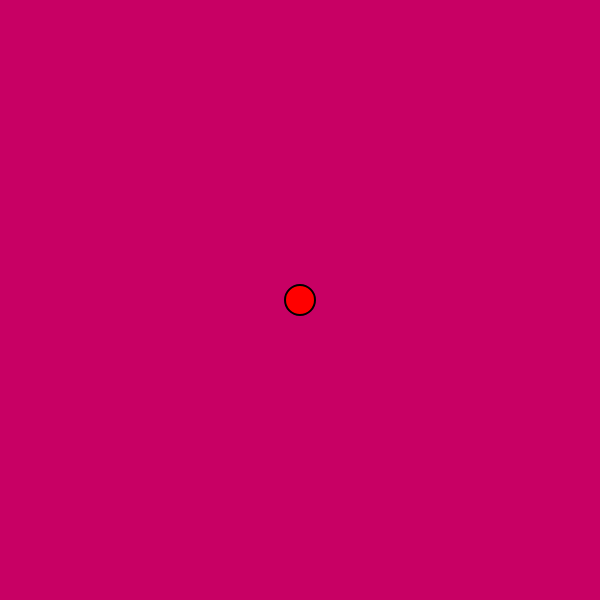
Frame 1 (no input)
Frame 60 (no input): identical to frame 1, image omitted
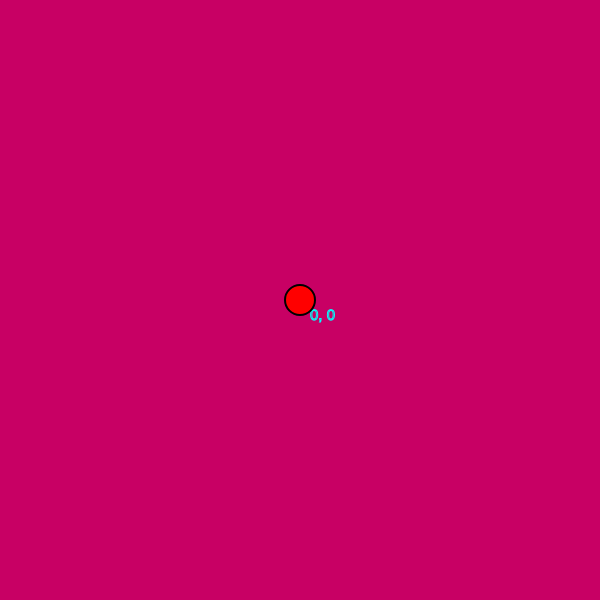
Frame 120 (the mouse pressed at the canvas centre since frame 60)

The p5.js sketch that drew these frames (run headless with seeded random() and noise() and a simulated clock; from frame 60 on, the mouse is pressed at the canvas centre):

// p5.js sketch
// ── sketch.js
// Prototype project II :: RTS game

/**********************************************************
*	:: sketch.js - main game animation loop ::
***********************************************************
*/
var keyCode_ = "";

// ============================================   SETUP
// disable context menu so that right mouse key can be used for controls
document.addEventListener('contextmenu', event => event.preventDefault());

function setup() {
	createCanvas(600, 600);
	textSize(15);
	var initialFrameCount = frameCount;
}
// ============================================   END-SETUP

// ============================================   GAME OBJECTS
var test = new GameObject(300, 300, 10, 0, 'red');
var gobjects = [];
// ============================================   END-OBJECTS

// ============================================   DRAW
function draw() {
	// Render background
	background(200, 0, 100);

	if(mouseIsPressed && mouseButton === LEFT){
		rectSelect(selectInitX, selectInitY);
	}

	test.redraw();
	for(let obj of gobjects){
		obj.redraw();
	}
}
// ============================================   END-DRAW

function mousePressed() {
	selectInitX = mouseX;
	selectInitY = mouseY;

	let r, g, b;
	r = Math.round(random(255));
	g = Math.round(random(255));
	b = Math.round(random(255));

	if(mouseButton === RIGHT) {
		let temp = new GameObject(mouseX, mouseY, 10, 0, 'rgb('+r+','+g+','+b+')');
		// console.log(temp.clr);
		gobjects.push(temp);
	}
}

function mouseReleased() {
  selectionOn = false;
}

function rectSelect(initX, initY){
	stroke(selectionColor);
	strokeWeight(1);
	noFill();
	if(mouseIsPressed){
		selectionOn = true;
		rect(initX, initY, mouseX-initX, mouseY-initY);
	}
	// else{
	// 	selectionOn = false;
	// }
	text((mouseX-initX) + ", " + (mouseY-initY), mouseX+10, mouseY+20);
}

function keyPressed() {
	//keyCode
	
}


function debugInfo(plr_){
	textSize(20);
	stroke(0);
	fill(255);
	strokeWeight(1);

}
// ── Animation.js
//

function Animation(/*x_, y_, typeOfAnim, birthFrameCount*/){
	// this.birthFrameCount = frameCount;
	this.counter = 0;
	// this.xpos = x_;
	// this.ypos = y_;
	// this.type = typeOfAnim;

	this.drawAnimAt = function( x_, y_, typeOfAnim, birthFrameCount){

		console.log( x_, y_, typeOfAnim, birthFrameCount);

		switch (typeOfAnim) {
			case "explosion":
				noStroke();
				fill("orange");

				let radius = 0;
				// let 100 frames be the explosion duration
				// TODO
				// CANT BE DONE THAT WAY. THE LIBRARY RESOLVES ALL LOOPS IN
				// A SINGLE FRAME! so frameCount stays the same trough while()
				// ADD A THIS.COUNTER AND INCREMENT IN sketch.js
				// END_TODO
				while(radius <= 100){
					console.log("inside while", frameCount);
					radius++;
					ellipse( x_, y_, radius, radius );
					
				}
				break;

		}
	}

}
// ── Enemy.js
// Blueprint for npc

function Enemy(initX, initY, heading_, vel_, hp_, ammo_, color_){
	this.xpos = initX;
	this.ypos = initY;
	this.velx = vel_;
	this.vely = vel_;

	let xoff = 0.01;// * rand();
	let yoff = 0.01;// * rand();
	// this.accx = 0.05;
	// this.accy = 0.05;

	this.hp = hp_;
	this.ammo = ammo_;
	this.color = color_;

	this.heading = {
		x : 0.01*(heading_[0] - this.xpos),
		y : 0.01*(heading_[1] - this.ypos)
	}

	this.redraw = function(){
		fill( this.color );
		stroke(0);
		strokeWeight(1);
		ellipse(this.xpos, this.ypos, 22, 22);
		fill('red');
		noStroke();
		rect(this.xpos - 25, this.ypos + 20, 0.5 * this.hp, 4);
		stroke(1);
	}

	this.checkDeath = function( _self_, enemyArr ){
		if(this.hp <= 0){
			this.xpos = -100;
			this.ypos = -100;
			enemyArr.splice( enemyArr.indexOf( _self_ ), 1 );
		}
	}

	this.attack = function(){

	}

	this.calcPos = function( moveFashion ){
		// !!!!!!!!!!!!! to implement
		switch(moveFashion){
			case 'stationary':
				break;

			case 'random':
				this.xpos = noise(xoff)*width;
 				this.ypos = noise(yoff)*height;
 					xoff += (0.005 + 0.005 * rand());
    				yoff += (0.009 + 0.005 * rand());
				break;

			case 'panic':
				this.xpos = noise(xoff)*width;
 				this.ypos = noise(yoff)*height;
 					xoff += 0.009;
    				yoff += 0.011;
				break;

			case 'follow': // !!!!!!!!!!!!! to implement
				break;
		}
		// this.velx += this.accx * 10*random(-1,1);
		// this.vely += this.accy * 10*random(-1,1);
		
		// this.xpos += this.velx * random(-1,1);
		// this.ypos += this.vely * random(-1,1);

		// this.accx = 0;
		// this.accy = 0;

	}

	this.collisions = function( obj ){
		if (obj instanceof Projectile){
			// console.log("collis. check");

		  if((obj.xpos >= this.xpos-20 && obj.xpos <= this.xpos+20) && (obj.ypos >= this.ypos-20 && obj.ypos <= this.ypos+20 )){
		  	// console.log("HIT !");

		  	obj.xpos = -100; obj.ypos = -100;
		  	this.hp -= obj.dmg;
		  }

		}
		else return;
	}

	this.behaviour = function(){
	}
}


// ============== tool functions for move mechanics
function rand(){
	return 0.01 * Math.round(100*Math.random() - 50);
}
// ── GameObject.js
// Blueprint for OBJ

function GameObject(initX, initY, hp_, ammo_, color_){
	this.xpos = initX;
	this.ypos = initY;
	this.hp = hp_;
	this.ammo = ammo_;
	this.clr = color_;
	this.isSelected = false;

	this.redraw = function(){
		//check selection area
		/**********************************************************
		*	TODO
		*	- make select work when mouse moves from + to -
		*	- export selection checking code to external file
		************************************************************/
		
		if ( selectionOn && (this.xpos > selectInitX && this.xpos < mouseX) && (this.ypos > selectInitY && this.ypos < mouseY) ) {
				this.isSelected = true;
		}
		if ( selectionOn && !((this.xpos > selectInitX && this.xpos < mouseX) && (this.ypos > selectInitY && this.ypos < mouseY)) ){
				this.isSelected = false;
		}

		if ( selectionOn && (this.xpos < selectInitX && this.xpos > mouseX) && (this.ypos < selectInitY && this.ypos > mouseY) ) {
				this.isSelected = true;
		}

		if(this.isSelected){
			stroke('lime');
		}
		else {
			stroke('black');
		}
		strokeWeight(2);
		fill(this.clr);
		ellipse(this.xpos, this.ypos, 30, 30);
	}
	
	this.calcPos = function(){

	}

}


Number.prototype.between = function(a, b) {
  var min = Math.min.apply(Math, [a, b]),
    max = Math.max.apply(Math, [a, b]);
  return this > min && this < max;
};

// ── Player.js
// Blueprint for player

// Player.prototype = Object.create(GameObject.prototype);

function Player(initX, initY, hp_, ammo_, color_, gun_){
	this.xpos = initX;
	this.ypos = initY;
	this.hp = hp_;
	this.ammo = ammo_;
	this.clr = color_;
	this.gun = gun_;

	this.redraw = function(){
		fill( this.clr );
		stroke(0);
		ellipse(this.xpos, this.ypos, 25, 25);

	}

	this.drawStats = function(){
		fill('red');
		noStroke();
		rect(this.xpos - 25, this.ypos + 20, 0.5 * this.hp, 4);
		stroke(1);
	}


	this.calcPos = function(){
		if (keyIsDown(65)) {
			this.xpos -= 2;
		}
		if (keyIsDown(68)) {
			this.xpos += 2;
		}
		if (keyIsDown(87)) {
			this.ypos -= 2;
		}
		if (keyIsDown(83)) {
			this.ypos += 2;
		}

	}

	this.collisions = function( obj ){

	}

}

// export { Player };

/* KEY CODES:
  37 = LEFT_ARROW
  38 = UP_ARROW
  39 = RIGHT_ARROW
  40 = DOWN_ARROW
  32 = SPACE
  W A S D = 87 65 83 68
  49 = 1 key
	50 = 2 key
*/
// ── Projectile.js
// Blueprint for a projectile object

function Projectile(origin_, heading_, weapon_){
	this.birthFrameCount = frameCount;
	this.xpos = origin_.xpos;
	this.ypos = origin_.ypos;
	this.heading = {
		x : 0.01*(heading_[0] - this.xpos),
		y : 0.01*(heading_[1] - this.ypos)
	}
	// this.weapon = weapon_;
	this.vel = weapon_.projSpeed;
	this.dmg = weapon_.damage;

	this.calcPos = function() {
		// let headingMag = Math.sqrt(this.heading.x, this.heading.y);
		this.xpos += (1/headingMag(this.heading)) * this.vel * this.heading.x;
		this.ypos += (1/headingMag(this.heading)) * this.vel * this.heading.y;

	}

	this.edges = function( _self_, projctlArr, worldH, worldW ){
		if (this.xpos < 0 || this.xpos > worldW || this.ypos < 0 || this.ypos > worldH){
			let remIndx = projctlArr.indexOf(_self_);
			// display len of the projectle array that holds prctls
			// currently within the edges of the world (map)
			// console.log(projctlArr.length);
			projctlArr.splice(remIndx, 1);
		}
	}

	this.redraw = function(){ 
		// could it be simplified by passing projType into function???
		switch(weapon_.projType){
			case "bullet":
				noStroke();
				fill("red");
				ellipse(this.xpos, this.ypos, 6, 6);
				break;

			case "laser":
				strokeWeight(3);
				stroke("magenta");
					// let laserLineX = this.xpos + (1/headingMag(this.heading.x, this.heading.y))*150*this.heading.x;
					let laserLineX = this.xpos + (1/headingMag(this.heading)) * 150 * this.heading.x;
					let laserLineY = this.ypos + (1/headingMag(this.heading)) * 150 * this.heading.y;
				line(this.xpos, this.ypos, laserLineX, laserLineY );
				break;

			case "grenade":
				strokeWeight(3);
				stroke("black");
				fill("brown");
				ellipse(this.xpos, this.ypos, 10, 10);
					// grenade explosion
					if (frameCount - this.birthFrameCount > 50) {
						// animations is global for main game loop
						animations.drawAnimAt(this.xpos, this.ypos, "explosion", frameCount);
						// kill the projectile
						this.xpos = -100; this.ypos = -100;
						
					}
				break;
		}
	}
}

// ============ some mechanics maths ===========
// !!!!!!!!!!!!!!!!!!!!!!!!!!! DESCRIBE THE STRUGGLE
// var headingMag = (hx, hy) => Math.sqrt(hx**2 + hy**2);
function headingMag(ph){ 
	return Math.sqrt( ph.x**2 + ph.y**2 ); // UNDEF?!?!?
};
// ── Settings.js
/*
	GLOBAL SELECTION SETTINGS
*/
var selectInitX;					// beginning coord X of rectangular selection
var selectInitY;					// beginning coord Y of rectangular selection
var selectionColor = 'cyan'; 		// color of selection border
var selectionOn = false;			// triggered true when selection takes place

/*
	UNIT COMBAT CLASSES
*/
var combatClasses = {
	LI : "Light Infantry",
	HI : "Heavy Infantry",
	//-------------------
	LV : "Light Mobile",
	AV : "Light Anti-air Mobile",
	MV : "Armored Mobile",
	HV : "Heavy Mobile",
	//-------------------
	AT : "Light Anti-air Tank",
	MT : "Medium Tank",
	HT : "Main Battle Tank",
	UT : "Heavy Tank",
	//-------------------
	AL : "Artillery Low Range",
	AH : "Artillery High Range",
	//-------------------
	LA : "Airborne Scout",
	FA : "Fighter",
	BA : "Bomber",
	HA : "Heavy Battle Aircraft",
	//-------------------special:
	UAT : "Unarmed Transporter",
	UHC : "Ultra Heavy Crawler",


}


// ── Weapons.js

var Weapons = {
	// gun1 - to be "automatic projectile emitter"
	projectileEmitter : {	
		projType  : "bullet",
		projSpeed : 8,
		fireMode  : "auto",
		fireRate : 5,
		damage 	  : 10
	},
	// gun2 - to be sth like "railgun/laser rifle"
	laserRifle : {
		projType  : "laser",
		projSpeed : 30,
		fireMode  : "single",
		fireRate : 50,
		damage	  : 50
	},
	// gun3 - sth like a grenade launcher
	grenadeLauncher : {
		projType  : "grenade",
		projSpeed : 3,
		fireMode  : "single",
		fireRate : 100,
		damage	  : 200
	}

}
